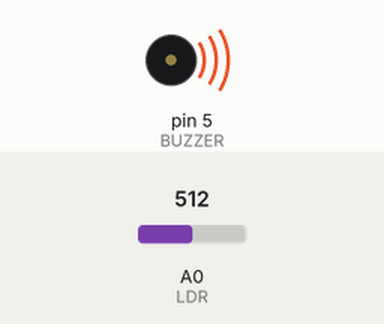
This sketch was run on a simulated Arduino Uno, built with avr-gcc and run on an emulated ATmega328P. Parts: buzzer (waves = sounding). The inputs (shaded band) are chosen by the test bench; at power-on: A0 (LDR) = 512.

Above: at 0.1 s.
Timing chart, 0 to 1.6 s (numbered marks = the images above):
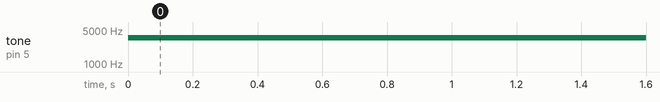

Measured:
- by itself, tone on pin 5 (BUZZER): silent → 3497 Hz at 0.00 s

The sketch:

projeto_theremin_agudo.ino
```cpp
/*
 * Projeto Theremin agudo
 * by: JBarbosa
 */

const int BUZZER = 5;
const int LDR = A0;

int valorSensor = 0;
int nota = 0;

void setup() {}

void loop() {
  valorSensor = analogRead(LDR);
  nota = map(valorSensor, 1023, 0, 1000, 6000);
  tone(BUZZER, nota, 20);
  delay(10);
}
```
